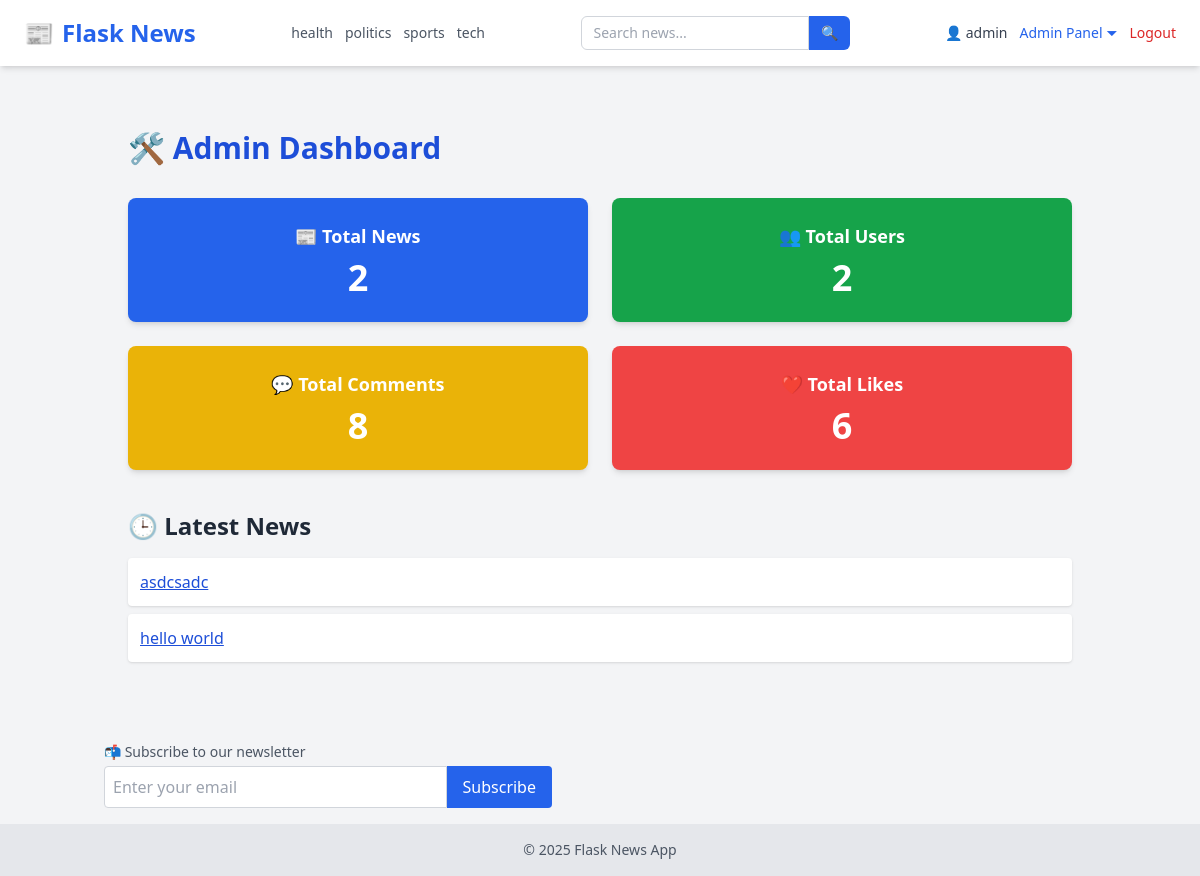
Page /admin/dashboard (signed in) on the earlier database version.
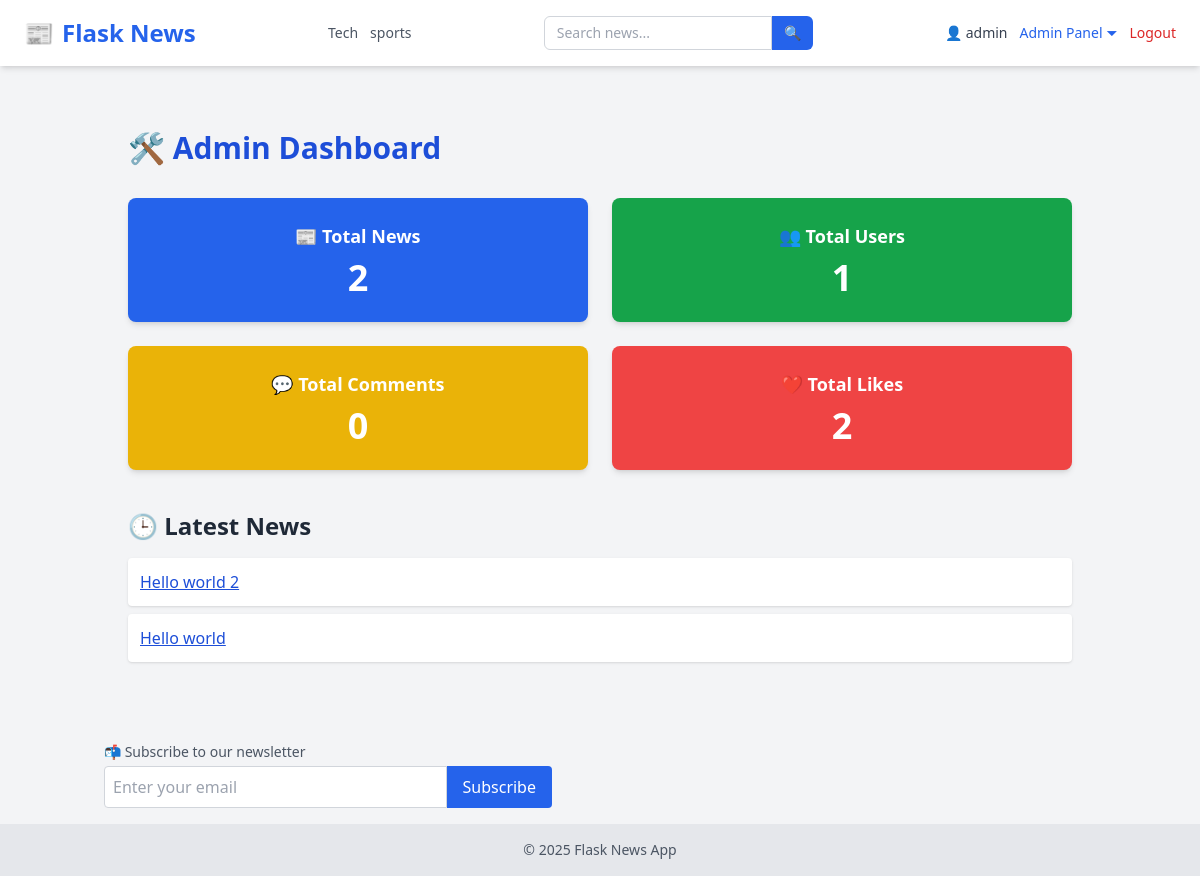
Same page on the later database version.
### tables this page shows
CREATE TABLE categories (
            id INTEGER PRIMARY KEY AUTOINCREMENT,
            name TEXT UNIQUE NOT NULL
        );

CREATE TABLE news (
            id INTEGER PRIMARY KEY AUTOINCREMENT,
            title TEXT,
            content TEXT,
            image TEXT,
            author_id INTEGER,
            category_id INTEGER,
            view_count INTEGER DEFAULT 0,
            FOREIGN KEY(author_id) REFERENCES users(id),
            FOREIGN KEY(category_id) REFERENCES categories(id)
        );

### app/admin_routes.py (the view)
@admin.route('/admin/dashboard')
@login_required
@admin_only
def dashboard():
    conn = sqlite3.connect(current_app.config['DATABASE'])
    c = conn.cursor()
    c.execute("SELECT COUNT(*) FROM news")
    total_news = c.fetchone()[0]
    c.execute("SELECT COUNT(*) FROM users")
    total_users = c.fetchone()[0]
    c.execute("SELECT COUNT(*) FROM comments")
    total_comments = c.fetchone()[0]
    c.execute("SELECT COUNT(*) FROM likes")
    total_likes = c.fetchone()[0]
    c.execute("SELECT title, id FROM news ORDER BY id DESC LIMIT 5")
    latest_news = c.fetchall()
    conn.close()
    return render_template('admin/dashboard.html',
        total_news=total_news,
        total_users=total_users,
        total_comments=total_comments,
        total_likes=total_likes,
        latest_news=latest_news
    )

### app/__init__.py (called while the page is built)
def create_app():
    app = Flask(__name__, instance_relative_config=True)
    app.config.from_object('config.Config')
    from app.routes import main
    app.register_blueprint(main)
    from app.admin_routes import admin
    app.register_blueprint(admin)
    from app.user_routes import user
    app.register_blueprint(user)
    init_db(app)
    login_manager.init_app(app)
    @login_manager.user_loader
    def user_loader(user_id):
        return load_user(user_id)
    @app.context_processor
    def inject_now():
        return {'now': datetime.now}
    @app.context_processor
    def inject_categories():
        conn = sqlite3.connect(current_app.config['DATABASE'])
        c = conn.cursor()
        c.execute("SELECT id, name FROM categories ORDER BY name ASC")
        categories = c.fetchall()
        conn.close()
        return {'categories': categories}
    return app

### app/models.py (called while the page is built)
def load_user(user_id):
    conn = sqlite3.connect(current_app.config['DATABASE'])
    c = conn.cursor()
    c.execute("SELECT id, username,email, role FROM users WHERE id = ?", (user_id,))
    row = c.fetchone()
    conn.close()
    if row:
        return User(*row)
    return None

### app/templates/admin/dashboard.html
{% extends "layout.html" %} {% block title %}Admin Dashboard{% endblock %} {%
block content %}
<div class="max-w-5xl mx-auto py-10 px-4">
  <h1 class="text-3xl font-bold text-blue-700 mb-8">🛠️ Admin Dashboard</h1>
  <div class="grid grid-cols-1 sm:grid-cols-2 gap-6 mb-10 text-white">
    <div class="bg-blue-600 p-6 rounded-lg shadow-md text-center">
      <p class="text-lg font-semibold">📰 Total News</p>
      <p class="text-4xl font-bold mt-2">{{ total_news }}</p>
    </div>
    <div class="bg-green-600 p-6 rounded-lg shadow-md text-center">
      <p class="text-lg font-semibold">👥 Total Users</p>
      <p class="text-4xl font-bold mt-2">{{ total_users }}</p>
    </div>
    <div class="bg-yellow-500 p-6 rounded-lg shadow-md text-center">
      <p class="text-lg font-semibold">💬 Total Comments</p>
      <p class="text-4xl font-bold mt-2">{{ total_comments }}</p>
    </div>
    <div class="bg-red-500 p-6 rounded-lg shadow-md text-center">
      <p class="text-lg font-semibold">❤️ Total Likes</p>
      <p class="text-4xl font-bold mt-2">{{ total_likes }}</p>
    </div>
  </div>
  <h2 class="text-2xl font-semibold text-gray-800 mb-4">🕒 Latest News</h2>
  {% if latest_news %}
  <ul class="space-y-2 text-blue-700">
    {% for n in latest_news %}
    <li class="bg-white p-3 rounded shadow hover:bg-blue-50 transition">
      <a
        href="{{ url_for('main.view_news', id=n[1]) }}"
        class="underline font-medium"
      >
        {{ n[0] }}
      </a>
    </li>
    {% endfor %}
  </ul>
  {% else %}
  <p class="text-gray-500">No recent news found.</p>
  {% endif %}
</div>
{% endblock %}

### app/templates/layout.html (shortened to what this page needs)
<!DOCTYPE html>
<html lang="en">
  <head>
    <script src="https://cdn.tailwindcss.com"></script>
    <link
      rel="stylesheet"
      href="https://cdnjs.cloudflare.com/ajax/libs/font-awesome/6.4.0/css/all.min.css"
    />
  </head>
  <body class="bg-gray-100 min-h-screen flex flex-col">
    <nav
      class="bg-white shadow-md px-6 py-4 flex flex-wrap md:flex-nowrap justify-between items-center"
    >
      <a
        href="/"
        class="text-2xl font-extrabold text-blue-600 flex items-center gap-2"
      >
        📰 <span>Flask News</span>
      </a>
      <div
        class="flex flex-wrap justify-center gap-3 mt-4 md:mt-0 md:ml-6 text-sm text-gray-600 font-medium"
      >
        {% for cat in categories %}
        <a
          href="{{ url_for('main.filter_by_category', name=cat[1]) }}"
          class="hover:text-blue-600 transition-colors"
        >
          {{ cat[1] }}
        </a>
        {% endfor %}
      </div>
      <form
        method="GET"
        action="{{ url_for('main.search') }}"
        class="flex mt-4 md:mt-0 md:ml-6"
      >
        <input
          type="text"
          name="q"
          placeholder="Search news..."
          required
          class="px-3 py-1.5 border rounded-l-md border-gray-300 focus:outline-none focus:ring focus:border-blue-500 text-sm"
        />
        <button
          type="submit"
          class="px-3 py-1.5 bg-blue-600 text-white rounded-r-md text-sm hover:bg-blue-700 transition-colors"
        >
          🔍
        </button>
      </form>
      <div
        class="flex items-center gap-3 mt-4 md:mt-0 md:ml-6 text-sm relative"
      >
        {% if current_user.is_authenticated %}
        <a href="{{ url_for('user.user_profile', email=current_user.email) }}"
          ><span class="text-gray-700">👤 {{ current_user.username }}</span></a
        >
        {% if current_user.role == 'admin' %}
        <div class="relative">
          <button
            id="adminDropdownToggle"
            class="text-blue-600 hover:underline focus:outline-none"
            onclick="toggleAdminDropdown()"
          >
            Admin Panel ⏷
          </button>
        </div>
        {% endif %}
        <a href="/logout" class="text-red-600 hover:underline">Logout</a>
        {% else %}
        <a href="/login" class="text-blue-600 hover:underline">Login</a>
        <a href="/register" class="text-blue-600 hover:underline">Register</a>
        {% endif %}
      </div>
    </nav>
    <main class="flex-grow container mx-auto p-6">
       {% block content %}{% endblock %}
    </main>
    <div class="container mx-auto mb-4 px-4">
      <form action="{{ url_for('user.subscribe') }}" method="POST" class="mt-4">
        <label class="block text-sm text-gray-600 mb-1"
          >📬 Subscribe to our newsletter</label
        >
        <div class="flex max-w-md">
          <input
            type="email"
            name="email"
            required
            placeholder="Enter your email"
            class="w-full p-2 rounded-l border border-gray-300"
          />
          <button type="submit" class="bg-blue-600 text-white px-4 rounded-r">
            Subscribe
          </button>
        </div>
      </form>
    </div>
    <footer class="bg-gray-200 text-center py-4 text-sm text-gray-600">
      &copy; {{ now().year }} Flask News App
    </footer>
  </body>
</html>

Differences in the rows shown:
removed categories: name "health"
removed categories: name "politics"
removed categories: name "tech"
removed news: title "asdcsadc"
added categories: name "Tech"
added news: title "Hello world 2"
changed news: title "hello world" → "Hello world"
Other differences:
{{ total_users }}: "2" → "1"
{{ total_comments }}: "8" → "0"
{{ total_likes }}: "6" → "2"
